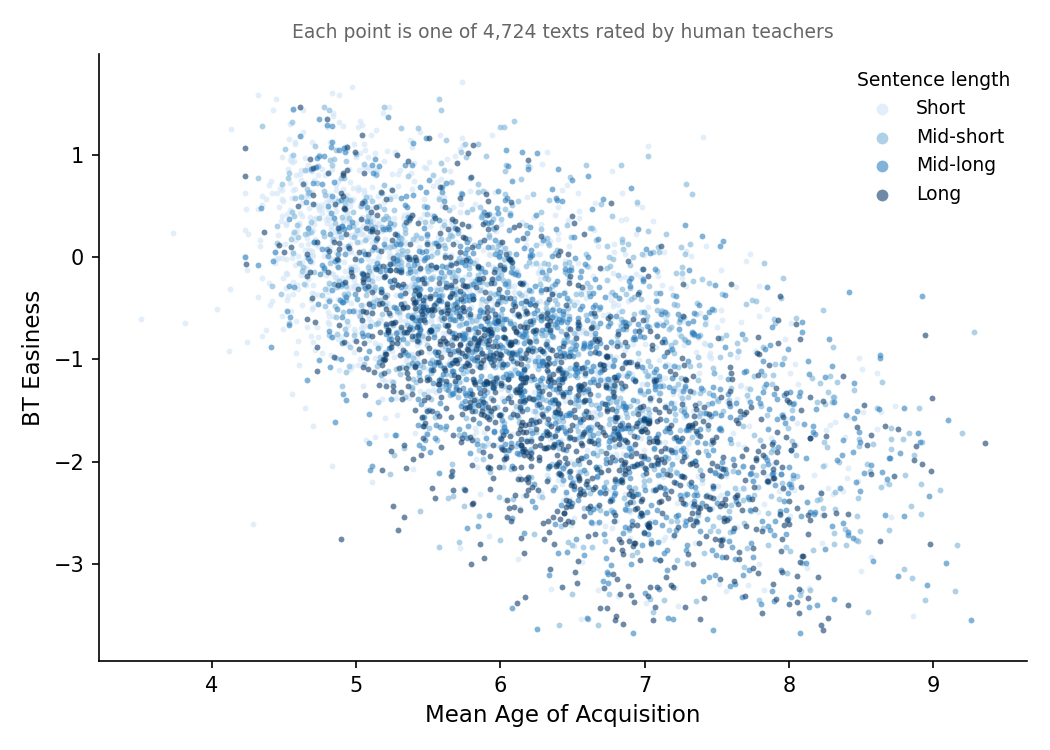

Reproduce this figure in Python.
import matplotlib.pyplot as plt
import numpy as np
import pandas as pd
import spacy

corpus = pd.read_csv("../data/CLEAR_corpus_final.csv", encoding="latin-1")
aoa_df = pd.read_excel("../data/AoA_51715_words.xlsx")
aoa_map = aoa_df.dropna(subset=["Word", "AoA_Kup_lem"]).set_index("Word")["AoA_Kup_lem"].to_dict()
aoa_map = {k.lower(): v for k, v in aoa_map.items()}

nlp = spacy.load("en_core_web_sm", disable=["parser", "ner"])

_docs = pd.Series(
    list(nlp.pipe(corpus["Excerpt"].astype(str), batch_size=64)),
    index=corpus.index,
)
content_tokens_col = _docs.map(lambda doc: [
    t.lemma_.lower() for t in doc
    if t.is_alpha and t.pos_ in {"NOUN", "VERB", "ADJ", "ADV"}
])

corpus["mean_aoa"] = content_tokens_col.map(
    lambda t: np.mean([aoa_map[w] for w in t if w in aoa_map])
    if any(w in aoa_map for w in t) else float("nan")
)
corpus["sent_length"] = corpus["Excerpt"].apply(
    lambda x: np.mean([len(s.split()) for s in str(x).split(".") if s.strip()])
)

plot_df = corpus[["mean_aoa", "BT_easiness", "sent_length"]].dropna()
plot_df["quartile"] = pd.qcut(plot_df["sent_length"], 4, labels=False)

# Light = short sentences (Q1), dark = long sentences (Q4)
palette = ["#d0e4f7", "#7ab3d9", "#2e7fbf", "#0d3d6b"]
labels = ["Short", "Mid-short", "Mid-long", "Long"]

fig, ax = plt.subplots(figsize=(7, 5))

for q in range(4):
    mask = plot_df["quartile"] == q
    ax.scatter(
        plot_df.loc[mask, "mean_aoa"],
        plot_df.loc[mask, "BT_easiness"],
        c=palette[q],
        s=8,
        alpha=0.6,
        linewidths=0,
        label=labels[q],
    )

ax.set_xlabel("Mean Age of Acquisition", fontsize=11)
ax.set_ylabel("BT Easiness", fontsize=11)
ax.legend(title="Sentence length", title_fontsize=9, fontsize=9,
          frameon=False, markerscale=2)
ax.set_title("Each point is one of 4,724 texts rated by human teachers",
             fontsize=9, color="#666666", pad=8)

ax.spines["top"].set_visible(False)
ax.spines["right"].set_visible(False)
ax.grid(False)

plt.tight_layout()
plt.savefig("scatter_aoa_bt.png", dpi=150)
plt.savefig("scatter_aoa_bt.svg")
print("Saved scatter_aoa_bt.png and scatter_aoa_bt.svg")
